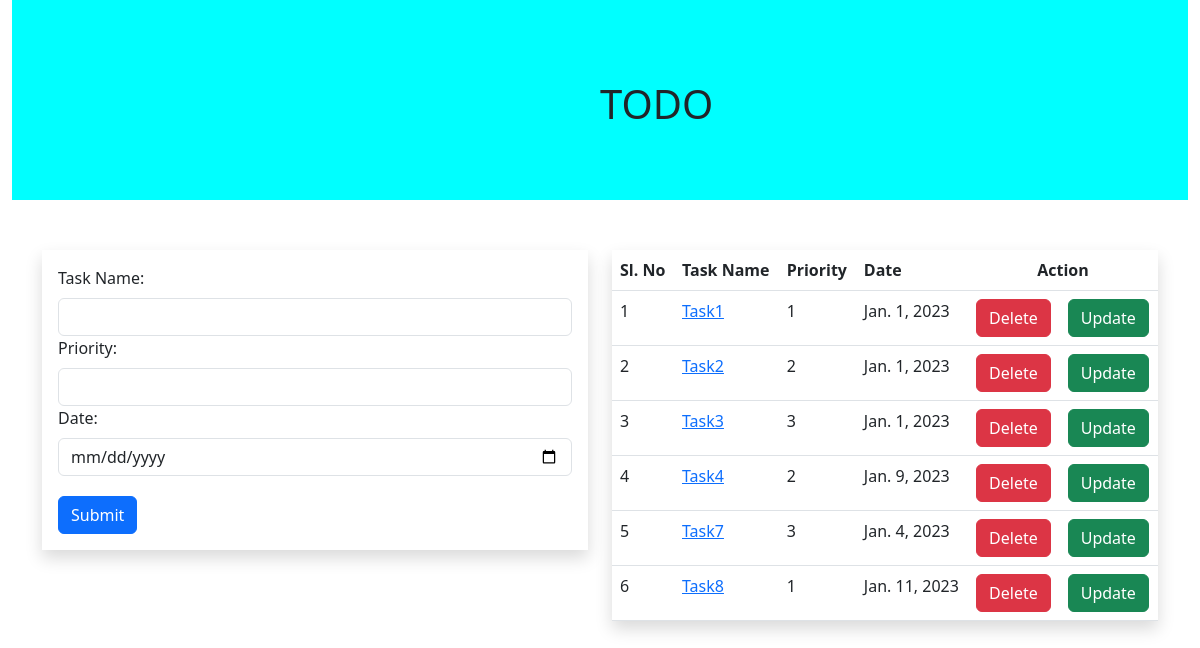
The page / on the database its author committed.
### appTodo/models.py (models this page shows, shortened)
class task(models.Model):
    name = models.CharField(max_length=150)
    priority = models.IntegerField()
    date = models.DateField()

### appTodo/views.py (the view, shortened to what this page needs)
# urls.py: path('',views.todo, name='todo'),
def todo(request):
    model_db = task.objects.all()
    return render(request, 'home.html', {'model_db': model_db})

### templates/home.html (shortened to what this page needs)
{% extends 'base.html' %}
{% block content %}
<div class="container-fluid">
    <div class="row">
        <div class="col-md-12">
            <div class="banner">
                <div class="banner-text">
                    <h1>TODO</h1>
                </div>
            </div>
        </div>
    </div>
</div>
<div class="container">
    <div class="row">
        <div class="col-md-6">
        <form method="POST" class="p-3 shadow">
            <div class="form-group">
                <label for="task_name" class="form-label">Task Name:</label>
                <input type="text" class="form-control" id="task_name" name="name">
            </div>
            <div class="form-group">
                <label for="task_name" class="form-label">Priority:</label>
                <input type="number" class="form-control" name="priority">
            </div>
            <div class="form-group">
                <label for="task_date" class="form-label">Date:</label>
                <input type="date" id="task_date" class="form-control" name="task_date" style="margin-bottom:20px;">
            </div>
            <input type="submit" class="btn btn-primary">
        </form>
        </div>
        <div class="col-md-6">
            <table class="table shadow">
                <thead>
                <tr>
                    <th scope="col">Sl. No</th>
                    <th scope="col">Task Name</th>
                    <th scope="col">Priority</th>
                    <th scope="col">Date</th>
                    <th scope="col" colspan="2" style="text-align:center;">Action</th>
                </tr>
                </thead>
                {% for i in model_db %}
                <tbody>
                <tr>
                    <td scope="row"></td>
                    <td><a href="{% url 'appTodo:cbvdetail' i.id %}">{{i.name}}</a></td>
                    <td>{{i.priority}}</td>
                    <td>{{i.date}}</td>
                    <td><a href="{% url 'appTodo:delete' i.id %}" class="btn btn-danger">Delete</a></td>
                    <td><a href="{% url 'appTodo:cbvupdate' i.id %}" class="btn btn-success">Update</a></td>
                </tr>
                </tbody>
                {% endfor %}
            </table>
        </div>
    </div>
</div>
{% endblock %}

### templates/base.html (shortened to what this page needs)
{% load static %}
<!DOCTYPE html>
<html lang="en">
<head>
    <link href="https://cdn.jsdelivr.net/npm/bootstrap@5.3.0-alpha1/dist/css/bootstrap.min.css" rel="stylesheet">
    <link rel="stylesheet" href="{% static 'style.css' %}">
</head>
<body>
{% block content %}
{% endblock %}
</body>
</html>

### static/style.css (style rules this page uses)
.banner { background-color:Aqua; width:100%; height:200px; margin-bottom:50px; }
.banner-text { top:10%; left:50%; position:absolute; transform:transform; }

### templates/home.html (style rules this page uses)
body { counter-reset: Serial; }
tr td:first-child:before { counter-increment: Serial; content: counter(Serial); }

### rows shown on the page
task: name "Task1", priority "1", date "Jan. 1, 2023"
task: name "Task2", priority "2", date "Jan. 1, 2023"
task: name "Task3", priority "3", date "Jan. 1, 2023"
task: name "Task4", priority "2", date "Jan. 9, 2023"
task: name "Task7", priority "3", date "Jan. 4, 2023"
task: name "Task8", priority "1", date "Jan. 11, 2023"
